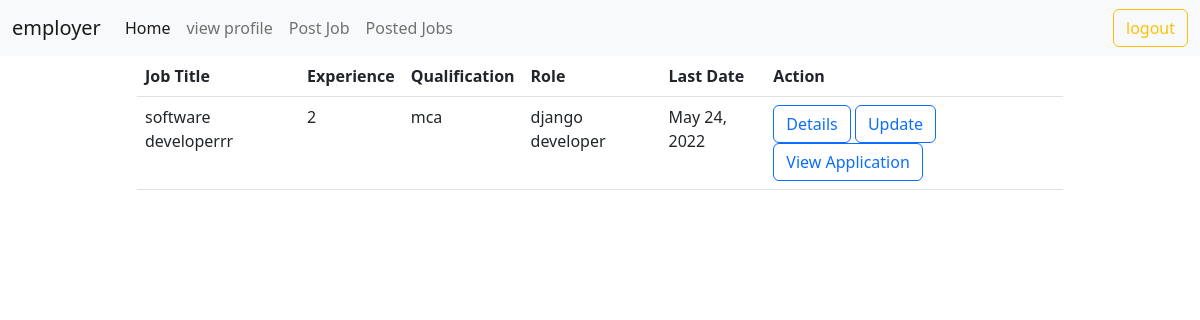
The app's page /employer/jobs/all (signed in) with its own data.
### users/models.py (models this page shows, shortened)
class User(AbstractUser):
    phone = models.CharField(max_length=12)
    options = (
        ("employer", "employer"),
        ("candidate", "candidate")
    )
    role = models.CharField(max_length=12, choices=options, default="candidate")

### employer/models.py (models this page shows, shortened)
class Jobs(models.Model):
    posted_by = models.ForeignKey(User, on_delete=models.CASCADE, related_name="company")
    job_title = models.CharField(max_length=120)
    job_description = models.TextField()
    role = models.CharField(max_length=120)
    experience = models.PositiveIntegerField(default=0)
    location = models.CharField(max_length=120)
    salary = models.PositiveIntegerField()
    created_date = models.DateField(auto_now_add=True)
    last_date = models.DateField(null=True)
    qualification = models.CharField(max_length=120, null=True)

### employer/views.py (the view)
# urls.py: path("jobs/all", views.EmployerJobListView.as_view(), name="emp-listjob"),
class EmployerJobListView(ListView):
    model = Jobs
    context_object_name = "jobs"
    template_name = "emp-joblist.html"
    def get_queryset(self):
        return Jobs.objects.filter(posted_by=self.request.user)

### employer/templates/emp-joblist.html
{%extends 'base_emp.html'%}
{%block body_block%}
<div class="container">
    <div class="row">
        <div class="col-1"></div>
        <div class="col-10">
            <table class="table table-hover">
                <tr>
                    <th>Job Title</th>
                    <th>Experience</th>
                    <th>Qualification</th>
                    <th>Role</th>
                    <th>Last Date</th>
                    <th>Action</th>
                </tr>
                {%for job in jobs%}
                <td>{{job.job_title}}</td>
                <td>{{job.experience}}</td>
                <td>{{job.qualification}}</td>
                <td>{{job.role}}</td>
                <td>{{job.last_date}}</td>
                <td>
                    <a class="btn btn-outline-primary" href="{%url 'emp-jobdetail' job.id%}">Details</a>
                    <a class="btn btn-outline-primary" href="{%url 'emp-jobedit' job.id%}">Update</a>
                    <a class="btn btn-outline-primary" href="">View Application</a>
                </td>
                {%endfor%}
            </table>
        </div>
        <div class="col-1"></div>
    </div>
</div>
{%endblock%}

### employer/templates/base_emp.html (shortened to what this page needs)
<!DOCTYPE html>
<html lang="en">
<head>
    <link href="https://cdn.jsdelivr.net/npm/bootstrap@5.2.0-beta1/dist/css/bootstrap.min.css" rel="stylesheet"
>
</head>
<body>
<nav class="navbar navbar-expand-lg bg-light">
    <div class="container-fluid">
        <a class="navbar-brand" href="#">{{request.user}}</a>
        <div class="collapse navbar-collapse" id="navbarNavAltMarkup">
            <div class="navbar-nav me-auto mb-2 mb-lg-0">
                <a class="nav-link active" aria-current="page" href="{%url 'emp-home'%}">Home</a>
                {%if request.user.employer%}
                <a class="nav-link" href="{%url 'emp-profdetail'%}">view profile</a>
                {%else%}
                <a class="nav-link" href="{%url 'emp-profile'%}">add profile</a>
                {%endif%}
                <a class="nav-link" href="{%url 'emp-addjob'%}">Post Job</a>
                <a class="nav-link" href="{%url 'emp-listjob'%}">Posted Jobs</a>
            </div>
            <div class="navbar-nav mr-auto mb-2 mb-lg-0">
                <a class="btn btn-outline-warning" href="{%url 'signout'%}">logout</a>
            </div>
        </div>
    </div>
</nav>
{%block body_block%}
{%endblock%}
</body>
</html>

### records on screen
User: user "employer"
Jobs: job_title "software developerrr", experience "2", qualification "mca", role "django developer", last_date "May 24, 2022"
